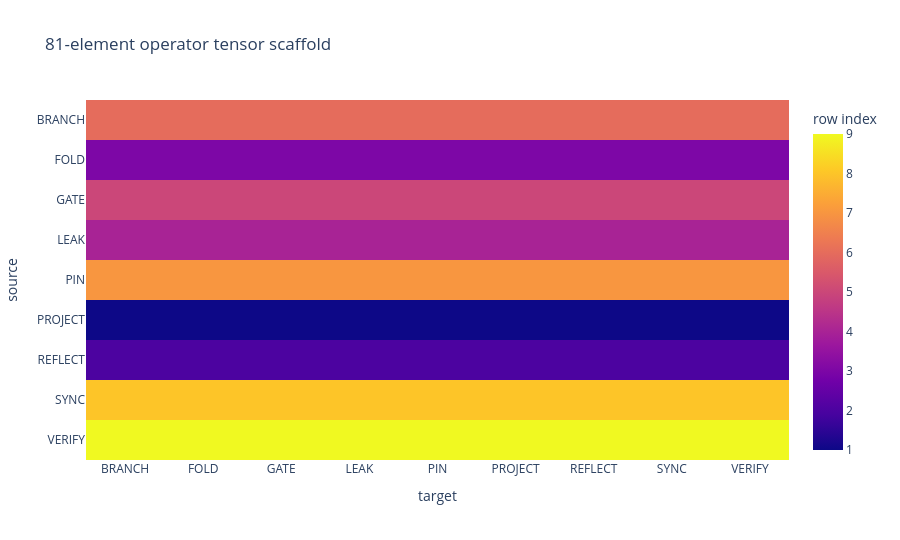

Notebook code cell kept with this figure:
### Code cell
fig_tensor = px.imshow(
    tensor_grid,
    aspect="auto",
    labels=dict(color="row index"),
    title="81-element operator tensor scaffold"
)
fig_tensor.update_layout(height=540)
fig_tensor.show()

### Figure 1 — Plotly figure (JSON) as saved in the notebook; plotly's stock layout.template omitted (floating-point values rounded to 4 significant figures)
{"data": [{"coloraxis": "coloraxis", "hovertemplate": "target: %{x}<br>source: %{y}<br>row index: %{z}<extra></extra>", "name": "0", "type": "heatmap", "x": ["BRANCH", "FOLD", "GATE", "LEAK", "PIN", "PROJECT", "REFLECT", "SYNC", "VERIFY"], "xaxis": "x", "y": ["BRANCH", "FOLD", "GATE", "LEAK", "PIN", "PROJECT", "REFLECT", "SYNC", "VERIFY"], "yaxis": "y", "z": [[6, 6, 6, 6, 6, 6, 6, 6, 6], [3, 3, 3, 3, 3, 3, 3, 3, 3], [5, 5, 5, 5, 5, 5, 5, 5, 5], [4, 4, 4, 4, 4, 4, 4, 4, 4], [7, 7, 7, 7, 7, 7, 7, 7, 7], [1, 1, 1, 1, 1, 1, 1, 1, 1], [2, 2, 2, 2, 2, 2, 2, 2, 2], [8, 8, 8, 8, 8, 8, 8, 8, 8], [9, 9, 9, 9, 9, 9, 9, 9, 9]]}], "layout": {"coloraxis": {"colorbar": {"title": {"text": "row index"}}, "colorscale": [[0, "#0d0887"], [0.1111, "#46039f"], [0.2222, "#7201a8"], [0.3333, "#9c179e"], [0.4444, "#bd3786"], [0.5556, "#d8576b"], [0.6667, "#ed7953"], [0.7778, "#fb9f3a"], [0.8889, "#fdca26"], [1, "#f0f921"]]}, "height": 540, "title": {"text": "81-element operator tensor scaffold"}, "xaxis": {"anchor": "y", "domain": [0, 1], "title": {"text": "target"}}, "yaxis": {"anchor": "x", "autorange": "reversed", "domain": [0, 1], "title": {"text": "source"}}}}
